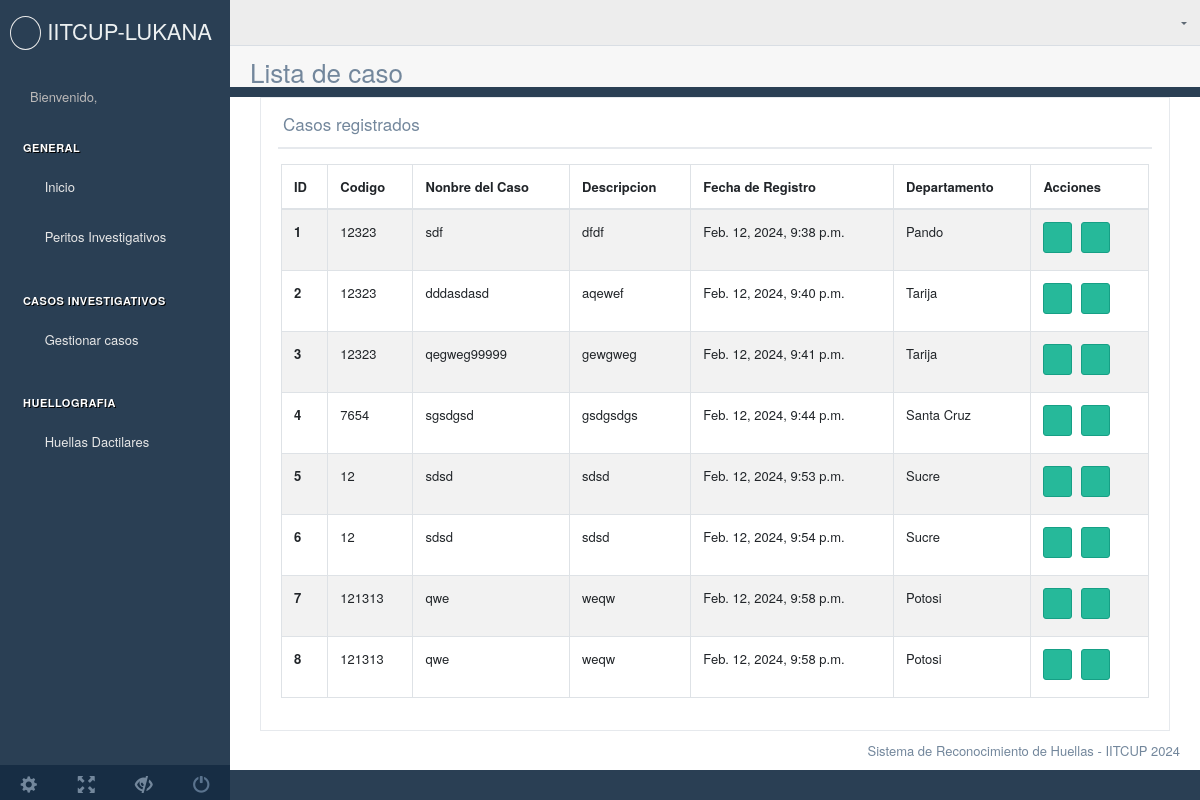
Page /listar_caso on the committed database.
### panel/models.py (models this page shows)
class Casos(models.Model):
    id_caso = models.AutoField(primary_key=True)
    codigo_caso = models.IntegerField(null=True)
    f_registro = models.DateTimeField(auto_now_add=True, null=True)
    f_modificacion = models.DateTimeField(auto_now_add=True, null=True)
    sospechosos = models.IntegerField(null=True)
    descripcion = models.CharField(max_length=200,null=False)
    nombre_caso = models.CharField(max_length=30,null=False)
    tipo = models.CharField(max_length=30,null=True)
    departamento = models.CharField(max_length=30,null=True)
    activate = models.BooleanField(default=True)
    perito = models.IntegerField(null=True)
    class Meta:
        db_table = 'casos'

### panel/views.py (the view)
# urls.py: path('listar_caso', views.listar_caso, name="listar_caso"),
def listar_caso(request):
    casos= Casos.objects.all()
    datos = {'casos': casos}
    return render(request, "casos/listar_caso.html", datos)

### panel/templates/casos/listar_caso.html (shortened to what this page needs)
{% extends 'index_master.html' %}
{% block content %}
        <div class="right_col" role="main">
          <h1>Lista de caso</h1>
          <div class="col-md-12 col-sm-12 ">
            <div class="x_panel">
              <div class="x_title">
                <h2>Casos registrados <small>peritaje policial</small></h2>
                <div class="d-flex justify-content-end">
                  <a class="collapse-link"><i class="fa fa-chevron-up"></i></a>
                </div>
                <div class="clearfix"></div>
              </div>
              <div class="x_content">
                  <div class="row">
                      <div class="col-sm-12">
                        <div class="card-box table-responsive">
                <table id="datatable-buttons" class="table table-striped table-bordered" style="width:100%">
                  <thead>
                    <tr>
                      <th>ID</th>
                      <th>Codigo</th>
                      <th>Nonbre del Caso</th>
                      <th>Descripcion</th>
                      <th>Fecha de Registro</th>
                      <th>Departamento</th>
                      <th>Acciones</th>
                    </tr>
                  </thead>
                  <tbody>
                    {% for caso in casos %}
                    <tr>
                      <th scope="row">{{ caso.id_caso }}</th>
                      <td>{{ caso.codigo_caso }}</td>
                      <td>{{ caso.nombre_caso }}</td>
                      <td>{{ caso.descripcion }}</td>
                      <td>{{ caso.f_registro }}</td>
                      <td>{{ caso.departamento }}</td>
                      <td>
                        <button type="button" class="btn  btn-success btn-sm btn-editar" data-id-caso="{{ caso.id_caso }}">
                          <i class="fa fa-edit"></i></button>
                          <button type="button" class="btn btn-success btn-sm btn-toggle-activate" data-id-caso="{{ caso.id_caso }}" data-activate="{{ caso.activate }}" style="color: {{ caso.activate|yesno:'white,white' }};">
                            <i class="fa {{ caso.activate|yesno:'fa-check,fa-close' }}"></i>
                        </button>
                      </td>
                    </tr>
                    {% endfor %}
                  </tbody>
                </table>
              </div>
            </div>
          </div>
        </div>
            </div>
          </div>
        </div>
{% endblock %}

### panel/templates/index_master.html (shortened to what this page needs)
{% load static %}
<!DOCTYPE html>
<html lang="en">
  <head>
    <link href="{% static '/FrWork/admin_lte/vendors/bootstrap/dist/css/bootstrap.min.css' %}" rel="stylesheet">
    <link href="{% static '/FrWork/admin_lte/vendors/font-awesome/css/font-awesome.min.css' %}" rel="stylesheet">
    <link href="{% static '/FrWork/admin_lte/vendors/nprogress/nprogress.css' %}" rel="stylesheet">
    <link href="{% static '/FrWork/admin_lte/vendors/iCheck/skins/flat/green.css' %}" rel="stylesheet">
    <link href="{% static '/FrWork/admin_lte/vendors/bootstrap-progressbar/css/bootstrap-progressbar-3.3.4.min.css' %}" rel="stylesheet">
    <link href="{% static '/FrWork/admin_lte/vendors/jqvmap/dist/jqvmap.min.css' %}" rel="stylesheet"/>
    <link href="{% static '/FrWork/admin_lte/vendors/bootstrap-daterangepicker/daterangepicker.css' %}" rel="stylesheet">
    <link href="{% static '/FrWork/admin_lte/vendors/bootstrap-datetimepicker/build/css/bootstrap-datetimepicker.css' %}" rel="stylesheet">
    <link href="{% static '/FrWork/admin_lte/vendors/normalize-css/normalize.css' %}" rel="stylesheet">
    <link href="{% static '/FrWork/admin_lte/vendors/ion.rangeSlider/css/ion.rangeSlider.css' %}" rel="stylesheet">
    <link href="{% static '/FrWork/admin_lte/vendors/ion.rangeSlider/css/ion.rangeSlider.skinFlat.css' %}" rel="stylesheet">
    <link href="{% static '/FrWork/admin_lte/vendors/cropper/dist/cropper.min.css' %}" rel="stylesheet"/>
    <link href="{% static '/FrWork/admin_lte/build/css/custom.min.css' %}" rel="stylesheet">
    <link href="{% static 'FrWork/admin_lte/vendors/datatables.net-bs/css/dataTables.bootstrap.min.css' %}" rel="stylesheet">
    <link href="{% static 'FrWork/admin_lte/vendors/datatables.net-buttons-bs/css/buttons.bootstrap.min.css' %}" rel="stylesheet">
    <link href="{% static 'FrWork/admin_lte/vendors/datatables.net-fixedheader-bs/css/fixedHeader.bootstrap.min.css' %}" rel="stylesheet">
    <link href="{% static 'FrWork/admin_lte/vendors/datatables.net-responsive-bs/css/responsive.bootstrap.min.css' %}" rel="stylesheet">
    <link href="{% static 'FrWork/admin_lte/vendors/datatables.net-scroller-bs/css/scroller.bootstrap.min.css' %}" rel="stylesheet">
  </head>
  <body class="nav-md">
    <div class="container body">
      <div class="main_container">
        <div class="col-md-3 left_col">
          <div class="left_col scroll-view">
            <div class="navbar nav_title" style="border: 0;">
              <a href="inicio" class="site_title"><i class="fa fa-user-secret"></i> <span>IITCUP-LUKANA</span></a>
            </div>
            <div class="profile clearfix">
              <div class="col-sm-1"></div>
              <div class="profile_info">
                <span>Bienvenido,</span>
              </div>
            </div>
            <br />
            <div id="sidebar-menu" class="main_menu_side hidden-print main_menu">
              <div class="menu_section">
                <h3>General</h3>
                <ul class="nav side-menu">
                  <li><a href="inicio"><i class="fa fa-home"></i> Inicio </a>
                  </li>
                  <li><a><i class="fa fa-users"></i> Peritos Investigativos <span class="fa fa-chevron-down"></span></a>
                  </li>
                </ul>
              </div>
              <div class="menu_section">
                <h3>Casos Investigativos</h3>
                <ul class="nav side-menu">
                  <li><a><i class="fa fa-gavel"></i> Gestionar casos <span class="fa fa-chevron-down"></span></a>
                  </li>
                   </ul>
              </div>
              <div class="menu_section">
                <h3>Huellografia</h3>
                <ul class="nav side-menu">
                  <li><a><i class="fa fa-hand-o-right"></i> Huellas Dactilares <span class="fa fa-chevron-down"></span></a>
                  </li>
                   </ul>
              </div>
              <div class="sidebar-footer hidden-small">
                  <a data-toggle="tooltip" data-placement="top" title="Settings">
                      <span class="glyphicon glyphicon-cog" aria-hidden="true"></span>
                  </a>
                  <a data-toggle="tooltip" data-placement="top" title="FullScreen">
                      <span class="glyphicon glyphicon-fullscreen" aria-hidden="true"></span>
                  </a>
                  <a data-toggle="tooltip" data-placement="top" title="Lock">
                      <span class="glyphicon glyphicon-eye-close" aria-hidden="true"></span>
                  </a>
                    <a href="#" data-toggle="tooltip" data-placement="top" title="Cerrar Sesion" onclick="document.getElementById('logout-form').submit();"><span class="glyphicon glyphicon-off" aria-hidden="true"></span></a>
              </div>
            </div>
          </div>
        </div>
        <div class="top_nav">
          <div class="nav_menu">
              <div class="nav toggle">
                <a id="menu_toggle"><i class="fa fa-bars"></i></a>
              </div>
              <nav class="nav navbar-nav">
              <ul class=" navbar-right">
                <li class="nav-item dropdown open" style="padding-left: 15px;">
                  <a href="javascript:;" class="user-profile dropdown-toggle" aria-haspopup="true" id="navbarDropdown" data-toggle="dropdown" aria-expanded="false">
                  </a>
                </li>
              </ul>
            </nav>
          </div>
        </div>
        {% block content %}
        {% endblock %}
        <footer>
          <div class="pull-right">
            Sistema de Reconocimiento de Huellas - IITCUP 2024 <a href="/"></a>
          </div>
        </footer>
      </div>
    </div>
  </body>
</html>

### rows in the picture
Casos: id_caso "1", codigo_caso "12323", nombre_caso "sdf", descripcion "dfdf", f_registro "Feb. 12, 2024, 9:38 p.m.", departamento "Pando"
Casos: id_caso "2", codigo_caso "12323", nombre_caso "dddasdasd", descripcion "aqewef", f_registro "Feb. 12, 2024, 9:40 p.m.", departamento "Tarija"
Casos: id_caso "3", codigo_caso "12323", nombre_caso "qegweg99999", descripcion "gewgweg", f_registro "Feb. 12, 2024, 9:41 p.m.", departamento "Tarija"
Casos: id_caso "4", codigo_caso "7654", nombre_caso "sgsdgsd", descripcion "gsdgsdgs", f_registro "Feb. 12, 2024, 9:44 p.m.", departamento "Santa Cruz"
Casos: id_caso "5", codigo_caso "12", nombre_caso "sdsd", descripcion "sdsd", f_registro "Feb. 12, 2024, 9:53 p.m.", departamento "Sucre"
Casos: id_caso "6", codigo_caso "12", nombre_caso "sdsd", descripcion "sdsd", f_registro "Feb. 12, 2024, 9:54 p.m.", departamento "Sucre"
Casos: id_caso "7", codigo_caso "121313", nombre_caso "qwe", descripcion "weqw", f_registro "Feb. 12, 2024, 9:58 p.m.", departamento "Potosi"
Casos: id_caso "8", codigo_caso "121313", nombre_caso "qwe", descripcion "weqw", f_registro "Feb. 12, 2024, 9:58 p.m.", departamento "Potosi"
